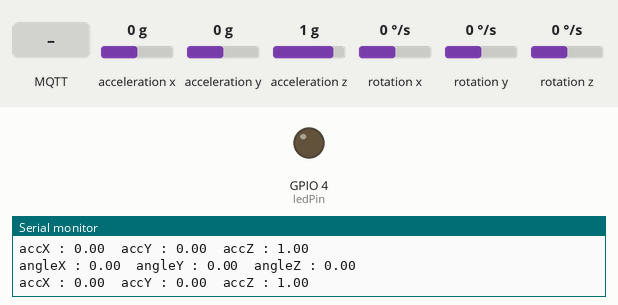
This sketch was run on a simulated ESP32. Shown: output pins drawn as LEDs (lit = HIGH), the last lines printed to the serial monitor. The test bench sets the inputs (shaded band); at power-on: acceleration x 0 g, acceleration y 0 g, acceleration z 1 g, rotation x 0 °/s, rotation y 0 °/s, rotation z 0 °/s. WiFi joins after 1.5 s; servers stay silent unless stated; no MQTT or app messages arrive unless stated.

Above: at 5.7 s.
5.8 s: MQTT message "on" arrives on the first subscribed topic
At 6.6 s:
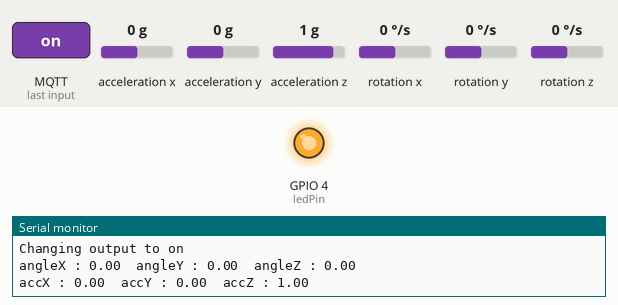
8.8 s: MQTT message "off" arrives on the first subscribed topic
At 10.1 s:
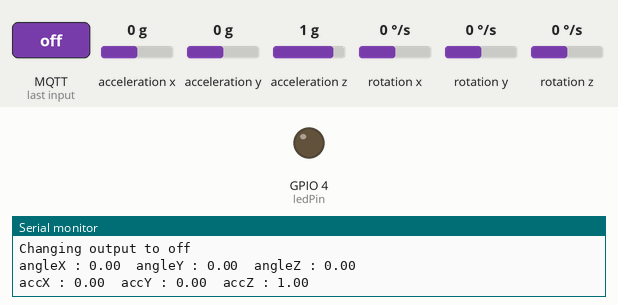
Timing chart, 0 to 11.8 s (numbered marks = the images above; inputs shaded):
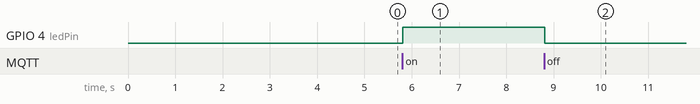

The sketch:

Bot1.ino
```cpp
/*********
  Rui Santos
  Complete project details at https://randomnerdtutorials.com
*********/

#include <WiFi.h>
#include <PubSubClient.h>
#include <Wire.h>
#include <Adafruit_BME280.h>
#include <Adafruit_Sensor.h>
#include <MPU6050_tockn.h>
#include <Wire.h>

// Replace the next variables with your SSID/Password combination
const char* ssid = "b07car";
const char* password = "eeebot07";

// Add your MQTT Broker IP address, example:
//const char* mqtt_server = "192.168.1.144";
const char* mqtt_server = "192.168.2.1";

WiFiClient espClient;
PubSubClient client(espClient);
long lastMsg = 0;
char msg[50];
int value = 0;

//uncomment the following lines if you're using SPI
/*#include <SPI.h>
#define BME_SCK 18
#define BME_MISO 19
#define BME_MOSI 23
#define BME_CS 5*/

MPU6050 mpu6050(Wire);

Adafruit_BME280 bme; // I2C
//Adafruit_BME280 bme(BME_CS); // hardware SPI
//Adafruit_BME280 bme(BME_CS, BME_MOSI, BME_MISO, BME_SCK); // software SPI
float Angx = 0;
float Angy = 0;
float Angz = 0;
float AccX = 0;
float AccY = 0;
float AccZ = 0;
long timer = 0;
// LED Pin
const int ledPin = 4;

void setup() {

  Serial.begin(9600);
  Wire.begin();
  mpu6050.begin();
  mpu6050.calcGyroOffsets(true);
  // default settings
  // (you can also pass in a Wire library object like &Wire2)
  //status = bme.begin();

  setup_wifi();
  client.setServer(mqtt_server, 1883);
  client.setCallback(callback);

  pinMode(ledPin, OUTPUT);
}

void setup_wifi() {
  delay(10);
  // We start by connecting to a WiFi network
  Serial.println();
  Serial.print("Connecting to ");
  Serial.println(ssid);

  WiFi.begin(ssid, password);

  while (WiFi.status() != WL_CONNECTED) {
    delay(500);
    Serial.print(".");
  }

  Serial.println("");
  Serial.println("WiFi connected");
  Serial.println("IP address: ");
  Serial.println(WiFi.localIP());
}

void callback(char* topic, byte* message, unsigned int length) {
  Serial.print("Message arrived on topic: ");
  Serial.print(topic);
  Serial.print(". Message: ");
  String messageTemp;

  for (int i = 0; i < length; i++) {
    Serial.print((char)message[i]);
    messageTemp += (char)message[i];
  }
  Serial.println();

  // Feel free to add more if statements to control more GPIOs with MQTT

  // If a message is received on the topic esp32/output, you check if the message is either "on" or "off".
  // Changes the output state according to the message
  if (String(topic) == "esp32/output") {
    Serial.print("Changing output to ");
    if(messageTemp == "on"){
      Serial.println("on");
      digitalWrite(ledPin, HIGH);
    }
    else if(messageTemp == "off"){
      Serial.println("off");
      digitalWrite(ledPin, LOW);
    }
  }
}

void reconnect() {
  // Loop until we're reconnected
  while (!client.connected()) {
    Serial.print("Attempting MQTT connection...");
    // Attempt to connect
    if (client.connect("ESP8266Client")) {
      Serial.println("connected");
      // Subscribe
      client.subscribe("esp32/output");
    } else {
      Serial.print("failed, rc=");
      Serial.print(client.state());
      Serial.println(" try again in 5 seconds");
      // Wait 5 seconds before retrying
      delay(5000);
    }
  }
}
void loop() {
  if (!client.connected()) {
    reconnect();
  }
  client.loop();
  mpu6050.update();
  long now = millis();
  if (now - lastMsg > 1000) {
    lastMsg = now;


    // Convert the value to a char array
    char AngxString[8];
    dtostrf(Angx, 1, 2, AngxString);
    Angx = mpu6050.getAngleX();
    Serial.print("angleX : ");Serial.print(mpu6050.getAngleX());
    client.publish("esp32/mpuAngX", AngxString);

    // Convert the value to a char array
    char AngyString[8];
    dtostrf(Angy, 1, 2, AngyString);
    Angy = mpu6050.getAngleY();
    Serial.print("\tangleY : ");Serial.print(mpu6050.getAngleY());
    client.publish("esp32/mpuAngY", AngyString);

        // Convert the value to a char array
    char AngzString[8];
    dtostrf(Angz, 1, 2, AngzString);
     Angz = mpu6050.getAngleZ();
     Serial.print("\tangleZ : ");Serial.println(mpu6050.getAngleZ());
    client.publish("esp32/mpuAngZ",AngzString);

        char AccXString[8];
    dtostrf(AccX, 1, 2, AccXString);
    AccX = mpu6050.getAccX();
    Serial.print("accX : ");Serial.print(mpu6050.getAccX());
    client.publish("esp32/mpuAccX", AccXString);

        char AccYString[8];
    dtostrf(AccY, 1, 2, AccYString);
    AccY = mpu6050.getAccY();
    Serial.print("\taccY : ");Serial.print(mpu6050.getAccY());
    client.publish("esp32/mpuAccY", AccYString);

        char AccZString[8];
    dtostrf(AccZ, 1, 2, AccZString);
    AccZ = mpu6050.getAccZ();
     Serial.print("\taccZ : ");Serial.println(mpu6050.getAccZ());
    client.publish("esp32/mpuAccZ", AccZString);


    timer = millis();
  }
}
```

Measured:
- after the input at 5.8 s, GPIO 4 (ledPin): LOW → HIGH at once
- after the input at 8.8 s, GPIO 4 (ledPin): HIGH → LOW at once
